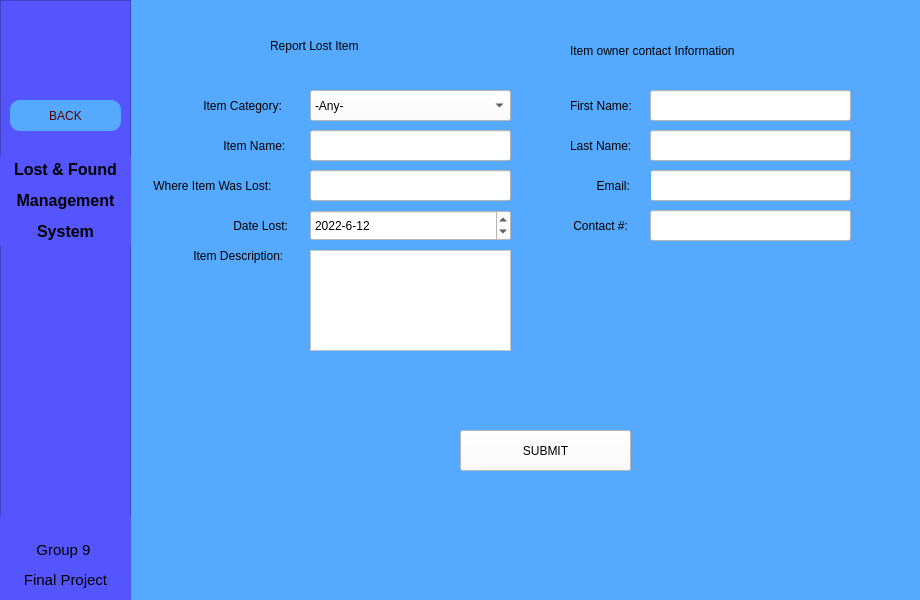
<?xml version="1.0" encoding="UTF-8"?>
<ui version="4.0">
 <class>Form</class>
 <widget class="QWidget" name="Form">
  <property name="geometry">
   <rect>
    <x>0</x>
    <y>0</y>
    <width>920</width>
    <height>600</height>
   </rect>
  </property>
  <property name="windowTitle">
   <string>Form</string>
  </property>
  <widget class="QWidget" name="widget" native="true">
   <property name="geometry">
    <rect>
     <x>-50</x>
     <y>-20</y>
     <width>1001</width>
     <height>741</height>
    </rect>
   </property>
   <property name="styleSheet">
    <string notr="true">background-color:rgb(85, 170, 255)</string>
   </property>
   <widget class="QFrame" name="frame">
    <property name="geometry">
     <rect>
      <x>50</x>
      <y>20</y>
      <width>131</width>
      <height>621</height>
     </rect>
    </property>
    <property name="styleSheet">
     <string notr="true">background-color:rgb(85, 85, 255)</string>
    </property>
    <property name="frameShape">
     <enum>QFrame::StyledPanel</enum>
    </property>
    <property name="frameShadow">
     <enum>QFrame::Raised</enum>
    </property>
    <widget class="QPushButton" name="LostBack">
     <property name="geometry">
      <rect>
       <x>10</x>
       <y>100</y>
       <width>111</width>
       <height>31</height>
      </rect>
     </property>
     <property name="styleSheet">
      <string notr="true">QPushButton{
font: 87 9pt &quot;Arial Black&quot;;
border-radius:10px;
background-color:rgb(85,170,255);
color:rgb(85, 0, 0);
}

QPushButton:hover{
background-color:rgb(50,110,255);
color:rgb(0, 0, 0);
}

QPushButton:pressed{
background-color:rgb(100,170,255);
}</string>
     </property>
     <property name="text">
      <string>BACK</string>
     </property>
    </widget>
    <widget class="QLabel" name="label_13">
     <property name="geometry">
      <rect>
       <x>0</x>
       <y>510</y>
       <width>131</width>
       <height>111</height>
      </rect>
     </property>
     <property name="styleSheet">
      <string notr="true">QLabel{
font: 87 9pt &quot;Arial Black&quot;;
border-radius:8px;
background-color:rgb(85, 85, 255);
color:rgb(0, 0, 0);
}

QLabel:hover{
background-color:rgb(170, 170, 255);
color:rgb(0, 0, 0);
}

QLabel:pressed{
background-color:rgb(170, 170, 255);
}</string>
     </property>
     <property name="text">
      <string>&lt;!DOCTYPE HTML PUBLIC &quot;-//W3C//DTD HTML 4.0//EN&quot; &quot;http://www.w3.org/TR/REC-html40/strict.dtd&quot;&gt;
&lt;html&gt;&lt;head&gt;&lt;meta name=&quot;qrichtext&quot; content=&quot;1&quot; /&gt;&lt;style type=&quot;text/css&quot;&gt;
p, li { white-space: pre-wrap; }
&lt;/style&gt;&lt;/head&gt;&lt;body style=&quot; font-family:'Arial Black'; font-size:12pt; font-weight:80; font-style:normal;&quot;&gt;
&lt;p align=&quot;center&quot; style=&quot; margin-top:12px; margin-bottom:12px; margin-left:0px; margin-right:0px; -qt-block-indent:0; text-indent:0px;&quot;&gt;&lt;span style=&quot; font-size:11pt;&quot;&gt;Group 9 &lt;/span&gt;&lt;/p&gt;
&lt;p align=&quot;center&quot; style=&quot; margin-top:12px; margin-bottom:12px; margin-left:0px; margin-right:0px; -qt-block-indent:0; text-indent:0px;&quot;&gt;&lt;span style=&quot; font-size:11pt;&quot;&gt;Final Project&lt;/span&gt;&lt;/p&gt;&lt;/body&gt;&lt;/html&gt;</string>
     </property>
    </widget>
    <widget class="QLabel" name="label_12">
     <property name="geometry">
      <rect>
       <x>0</x>
       <y>150</y>
       <width>131</width>
       <height>101</height>
      </rect>
     </property>
     <property name="styleSheet">
      <string notr="true">QLabel{
font: 87 9pt &quot;Arial Black&quot;;
border-radius:8px;
background-color:rgb(85, 85, 255);
color:rgb(0, 0, 0);
}

QLabel:hover{
background-color:rgb(170, 170, 255);
color:rgb(0, 0, 0);
}

QLabel:pressed{
background-color:rgb(170, 170, 255);
}</string>
     </property>
     <property name="text">
      <string>&lt;!DOCTYPE HTML PUBLIC &quot;-//W3C//DTD HTML 4.0//EN&quot; &quot;http://www.w3.org/TR/REC-html40/strict.dtd&quot;&gt;
&lt;html&gt;&lt;head&gt;&lt;meta name=&quot;qrichtext&quot; content=&quot;1&quot; /&gt;&lt;style type=&quot;text/css&quot;&gt;
p, li { white-space: pre-wrap; }
&lt;/style&gt;&lt;/head&gt;&lt;body style=&quot; font-family:'Arial Black'; font-size:12pt; font-weight:80; font-style:normal;&quot;&gt;
&lt;p align=&quot;center&quot; style=&quot; margin-top:12px; margin-bottom:12px; margin-left:0px; margin-right:0px; -qt-block-indent:0; text-indent:0px;&quot;&gt;&lt;span style=&quot; font-weight:600;&quot;&gt;Lost &amp;amp; Found&lt;/span&gt;&lt;/p&gt;
&lt;p align=&quot;center&quot; style=&quot; margin-top:12px; margin-bottom:12px; margin-left:0px; margin-right:0px; -qt-block-indent:0; text-indent:0px;&quot;&gt;&lt;span style=&quot; font-weight:600;&quot;&gt;Management&lt;/span&gt;&lt;/p&gt;
&lt;p align=&quot;center&quot; style=&quot; margin-top:12px; margin-bottom:12px; margin-left:0px; margin-right:0px; -qt-block-indent:0; text-indent:0px;&quot;&gt;&lt;span style=&quot; font-weight:600;&quot;&gt;System&lt;/span&gt;&lt;/p&gt;&lt;/body&gt;&lt;/html&gt;</string>
     </property>
    </widget>
   </widget>
   <widget class="QLabel" name="label">
    <property name="geometry">
     <rect>
      <x>320</x>
      <y>40</y>
      <width>221</width>
      <height>51</height>
     </rect>
    </property>
    <property name="styleSheet">
     <string notr="true">font: 87 16pt &quot;Arial Black&quot;;</string>
    </property>
    <property name="text">
     <string>Report Lost Item</string>
    </property>
   </widget>
   <widget class="QLabel" name="label_2">
    <property name="geometry">
     <rect>
      <x>250</x>
      <y>110</y>
      <width>111</width>
      <height>31</height>
     </rect>
    </property>
    <property name="styleSheet">
     <string notr="true">font: 75 11pt &quot;MS Shell Dlg 2&quot;;</string>
    </property>
    <property name="text">
     <string> Item Category:</string>
    </property>
   </widget>
   <widget class="QLabel" name="label_3">
    <property name="geometry">
     <rect>
      <x>270</x>
      <y>150</y>
      <width>91</width>
      <height>31</height>
     </rect>
    </property>
    <property name="styleSheet">
     <string notr="true">font: 75 11pt &quot;MS Shell Dlg 2&quot;;</string>
    </property>
    <property name="text">
     <string> Item Name:</string>
    </property>
   </widget>
   <widget class="QLabel" name="label_4">
    <property name="geometry">
     <rect>
      <x>200</x>
      <y>190</y>
      <width>161</width>
      <height>31</height>
     </rect>
    </property>
    <property name="styleSheet">
     <string notr="true">font: 75 11pt &quot;MS Shell Dlg 2&quot;;</string>
    </property>
    <property name="text">
     <string> Where Item Was Lost:</string>
    </property>
   </widget>
   <widget class="QLabel" name="label_5">
    <property name="geometry">
     <rect>
      <x>280</x>
      <y>230</y>
      <width>81</width>
      <height>31</height>
     </rect>
    </property>
    <property name="styleSheet">
     <string notr="true">font: 75 11pt &quot;MS Shell Dlg 2&quot;;</string>
    </property>
    <property name="text">
     <string> Date Lost:</string>
    </property>
   </widget>
   <widget class="QLabel" name="label_6">
    <property name="geometry">
     <rect>
      <x>240</x>
      <y>260</y>
      <width>121</width>
      <height>31</height>
     </rect>
    </property>
    <property name="styleSheet">
     <string notr="true">font: 75 11pt &quot;MS Shell Dlg 2&quot;;</string>
    </property>
    <property name="text">
     <string> Item Description:</string>
    </property>
   </widget>
   <widget class="QComboBox" name="comboBox">
    <property name="geometry">
     <rect>
      <x>360</x>
      <y>110</y>
      <width>201</width>
      <height>31</height>
     </rect>
    </property>
    <property name="styleSheet">
     <string notr="true">background-color:white</string>
    </property>
    <item>
     <property name="text">
      <string>-Any-</string>
     </property>
    </item>
    <item>
     <property name="text">
      <string>Bags, Baggage, Luggage</string>
     </property>
    </item>
    <item>
     <property name="text">
      <string>Books</string>
     </property>
    </item>
    <item>
     <property name="text">
      <string>Collectors Items</string>
     </property>
    </item>
    <item>
     <property name="text">
      <string>Credit/ATM Card</string>
     </property>
    </item>
    <item>
     <property name="text">
      <string>Currency/Money</string>
     </property>
    </item>
    <item>
     <property name="text">
      <string>Documents</string>
     </property>
    </item>
   </widget>
   <widget class="QLineEdit" name="lineEdit">
    <property name="geometry">
     <rect>
      <x>360</x>
      <y>150</y>
      <width>201</width>
      <height>31</height>
     </rect>
    </property>
    <property name="styleSheet">
     <string notr="true">background-color:white</string>
    </property>
   </widget>
   <widget class="QLineEdit" name="lineEdit_2">
    <property name="geometry">
     <rect>
      <x>360</x>
      <y>190</y>
      <width>201</width>
      <height>31</height>
     </rect>
    </property>
    <property name="styleSheet">
     <string notr="true">background-color:white</string>
    </property>
   </widget>
   <widget class="QDateEdit" name="dateEdit">
    <property name="geometry">
     <rect>
      <x>360</x>
      <y>230</y>
      <width>201</width>
      <height>31</height>
     </rect>
    </property>
    <property name="styleSheet">
     <string notr="true">background-color:white;</string>
    </property>
    <property name="displayFormat">
     <string>yyyy-M-d</string>
    </property>
    <property name="calendarPopup">
     <bool>false</bool>
    </property>
    <property name="date">
     <date>
      <year>2022</year>
      <month>6</month>
      <day>12</day>
     </date>
    </property>
   </widget>
   <widget class="QTextEdit" name="textEdit">
    <property name="geometry">
     <rect>
      <x>360</x>
      <y>270</y>
      <width>201</width>
      <height>101</height>
     </rect>
    </property>
    <property name="styleSheet">
     <string notr="true">background-color:white</string>
    </property>
   </widget>
   <widget class="QLabel" name="label_7">
    <property name="geometry">
     <rect>
      <x>620</x>
      <y>50</y>
      <width>301</width>
      <height>41</height>
     </rect>
    </property>
    <property name="styleSheet">
     <string notr="true">font: 80 13pt &quot;Arial Black&quot;;</string>
    </property>
    <property name="text">
     <string>Item owner contact Information</string>
    </property>
   </widget>
   <widget class="QLabel" name="label_8">
    <property name="geometry">
     <rect>
      <x>620</x>
      <y>110</y>
      <width>81</width>
      <height>31</height>
     </rect>
    </property>
    <property name="styleSheet">
     <string notr="true">font: 75 11pt &quot;MS Shell Dlg 2&quot;;</string>
    </property>
    <property name="text">
     <string>First Name:</string>
    </property>
   </widget>
   <widget class="QLabel" name="label_9">
    <property name="geometry">
     <rect>
      <x>620</x>
      <y>150</y>
      <width>81</width>
      <height>31</height>
     </rect>
    </property>
    <property name="styleSheet">
     <string notr="true">font: 75 11pt &quot;MS Shell Dlg 2&quot;;</string>
    </property>
    <property name="text">
     <string>Last Name:</string>
    </property>
   </widget>
   <widget class="QLineEdit" name="lineEdit_3">
    <property name="geometry">
     <rect>
      <x>700</x>
      <y>110</y>
      <width>201</width>
      <height>31</height>
     </rect>
    </property>
    <property name="styleSheet">
     <string notr="true">background-color:white</string>
    </property>
   </widget>
   <widget class="QLineEdit" name="lineEdit_4">
    <property name="geometry">
     <rect>
      <x>700</x>
      <y>150</y>
      <width>201</width>
      <height>31</height>
     </rect>
    </property>
    <property name="styleSheet">
     <string notr="true">background-color:white</string>
    </property>
   </widget>
   <widget class="QLineEdit" name="lineEdit_5">
    <property name="geometry">
     <rect>
      <x>700</x>
      <y>190</y>
      <width>201</width>
      <height>31</height>
     </rect>
    </property>
    <property name="styleSheet">
     <string notr="true">background-color:white</string>
    </property>
   </widget>
   <widget class="QLabel" name="label_10">
    <property name="geometry">
     <rect>
      <x>620</x>
      <y>230</y>
      <width>81</width>
      <height>31</height>
     </rect>
    </property>
    <property name="styleSheet">
     <string notr="true">font: 75 11pt &quot;MS Shell Dlg 2&quot;;</string>
    </property>
    <property name="text">
     <string> Contact #:</string>
    </property>
   </widget>
   <widget class="QPushButton" name="pushButton">
    <property name="geometry">
     <rect>
      <x>510</x>
      <y>450</y>
      <width>171</width>
      <height>41</height>
     </rect>
    </property>
    <property name="styleSheet">
     <string notr="true">
font: 87 10pt &quot;Arial Black&quot;;

background-color:white;




</string>
    </property>
    <property name="text">
     <string>SUBMIT</string>
    </property>
   </widget>
   <widget class="QLineEdit" name="lineEdit_6">
    <property name="geometry">
     <rect>
      <x>700</x>
      <y>230</y>
      <width>201</width>
      <height>31</height>
     </rect>
    </property>
    <property name="styleSheet">
     <string notr="true">background-color:white</string>
    </property>
   </widget>
   <widget class="QLabel" name="label_11">
    <property name="geometry">
     <rect>
      <x>620</x>
      <y>190</y>
      <width>81</width>
      <height>31</height>
     </rect>
    </property>
    <property name="styleSheet">
     <string notr="true">font: 75 11pt &quot;MS Shell Dlg 2&quot;;</string>
    </property>
    <property name="text">
     <string>        Email:</string>
    </property>
   </widget>
  </widget>
 </widget>
 <resources/>
 <connections/>
</ui>
